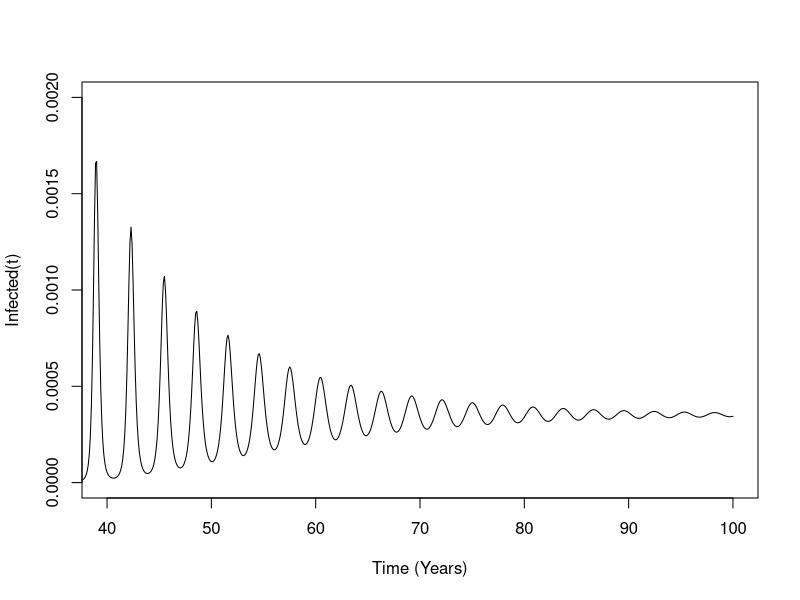
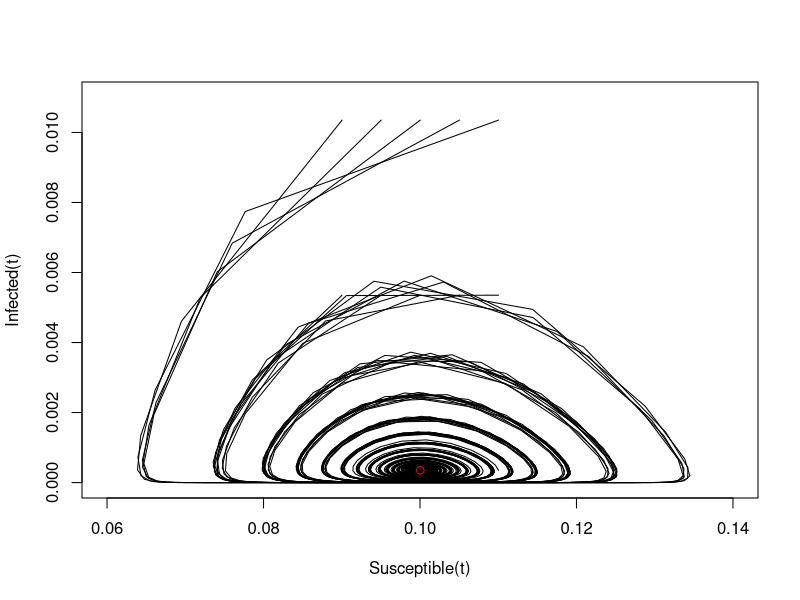
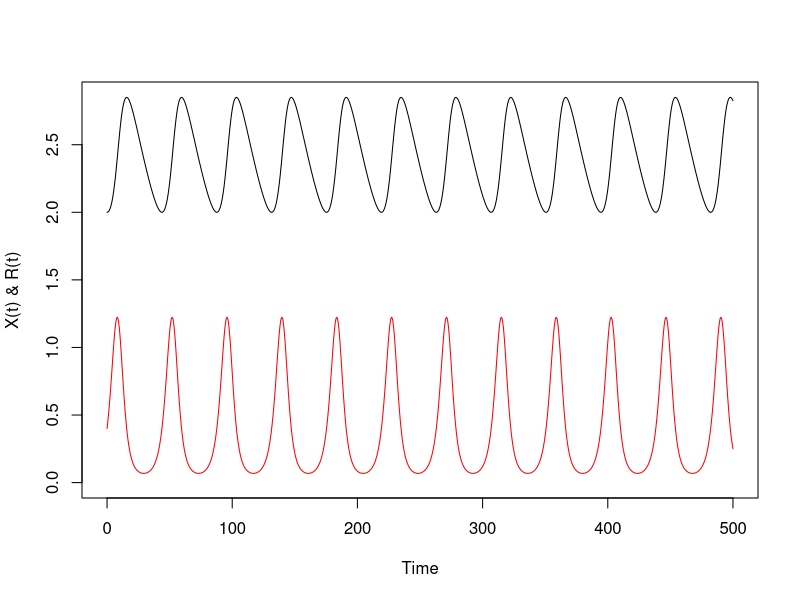

Source code (R) for these figures, in order:
## ---- chunk 1
knitr::opts_chunk$set(echo = TRUE, fig.pos = 'h')
## ---- chunk 2
{
  # Define the parameters
  if(!(require(deSolve))) install.packages("deSolve")

  library(deSolve)
  
  beta = 1.0 * 365
  gamma = 1/10 * 365
  mu = 1/70
  
  R_naught = beta/(gamma+mu)
  
  S_t0 = 0.999
  I_t0 = 1 - S_t0
  R_t0 = 0
  
  # Store in a vector
  inits = c(S_t0, I_t0, R_t0)
  
  # Store parameters in a named list
  params = c(beta = beta,
             gamma = gamma,
             mu = mu)
  
  # ODE SYSTEM FUNCTION
  SIR_ode = function(t, y, params){
    with(as.list(c(y, params)), {
      dydt = rep(0, 3)

      dydt[1] = mu -beta * y[1] * y[2] - mu *y[1]
      dydt[2] = beta * y[1] * y[2] - (gamma+mu) * y[2]
      dydt[3] = gamma * y[2] - mu*y[3]
      
      return(list(dydt))
      
    })
  }
  
  time_ode = seq(0, 100, by = 0.1)
  
  # Run ODE
  out = ode(y = inits, 
            times = time_ode, 
            func = SIR_ode, 
            method="ode45", # Runge-Kutta 4-5 method
            parms = params)
  
  # Object 'out' is a matrix
  # Specify the column names, convert to data frame:
  colnames(out) = c("time", "S", "I", "R")
  out = data.frame(out)
  
  plot(x=NA, 
     y=NA, 
     xlim = c(40, max(time_ode)), 
     ylim = c(0, 0.002),
     xlab = "Time (Years)",
     ylab = "Infected(t)")
  
  # Plot one line at a time:
  lines(out$I ~ out$time, lty = 1, col = "black")
  
  #Hint: you will need to adjust the y-axis limits to adequately visualize the damped oscillations. 
}
## ---- chunk 3

# Hint: Set the ranges of $I(0)$ and $S(0)$ close to their equilibrium values $I^*$ and $S^*$. 
#       You want a slight perturbation away from the equilibrium values
beta = 1.0 * 365
gamma = 1/10 * 365
mu = 1/70

R_naught = beta/(gamma+mu)

S_Equil = (1/R_naught)
I_Equil = (mu/beta)*(R_naught-1)

I_t0_temp = seq(I_Equil-0.01, I_Equil+0.01, length.out=5)
S_t0_temp = seq(S_Equil-0.01, S_Equil+0.01, length.out=5)

S_t0 = 0.999
I_t0 = 1 - S_t0
R_t0 = 0

# Store in a vector
inits = c(S_t0, I_t0, R_t0)

# Store parameters in a named list
params = c(beta = beta,
           gamma = gamma,
           mu = mu)

# ODE SYSTEM FUNCTION
SIR_ode = function(t, y, params){
  with(as.list(c(y, params)), {
    dydt = rep(0, 3)

    dydt[1] = mu -beta * y[1] * y[2] - mu *y[1]
    dydt[2] = beta * y[1] * y[2] - (gamma+mu) * y[2]
    dydt[3] = gamma * y[2] - mu*y[3]
    
    return(list(dydt))
    
  })
}

time_ode = seq(0, 100, by = 0.1)

  
plot(x=NA, 
   y=NA, 
   xlim = c(0.06, 0.14), 
   ylim = c(0, 0.011),
   xlab = "Susceptible(t)",
   ylab = "Infected(t)")

# You can use a nested for loop to get a combinatorial of 
# I_t0_temp and S_t0_temp
for (i in 1:5)
{
  for (j in 1:5)
  {
    S_t0 = S_t0_temp[i]
    I_t0 = I_t0_temp[j]
    
    inits = c(S_t0, I_t0, R_t0)
    
    out = ode(y = inits, 
          times = time_ode, 
          func = SIR_ode, 
          method="ode45", # Runge-Kutta 4-5 method
          parms = params)

    colnames(out) = c("time", "S", "I", "R")
    out = data.frame(out)
    
    lines(out$I ~ out$S, lty = 1, col = "black")
  }
}

points(S_Equil, I_Equil, col="red")

# Plot the equilibrium point using
# points(...)
## ---- chunk 4

# Params:
# b: conversion factor (converts excess energy into reproductive output)
# r: per-capita growth rate of the resource
# rho: capture and consumption rate of resource
# m: maintenance requirement (death and physiological maintenance energy)

b = 0.1
r = 1.2
rho = 0.5
m = 0.2

r_star = m / rho
x_star = r / rho

# Build the jacobian matrix:
J = matrix(0, nrow = 2, ncol = 2)

# Row 1
J[1,1] = b * ((rho * r_star) - m)
J[1,2] = b * x_star * (rho)

# Row 2
J[2,1] = -rho * r_star
J[2,2] = r - (rho * x_star)

# Calculate the eigenvalues:
eigen_vals = eigen(J)

eigen_vals$values[1]
eigen_vals$values[2]

#####
# Real parts: 0
# Imaginary parts: One negative, one positive
# Conclusion: Neutrally stable, sustained ocilations
## ---- chunk 5
X_t0 = 2.0
R_t0 = 0.4

if(!(require(deSolve))) install.packages("deSolve")

library(deSolve)

inits = (c(R_t0, X_t0))

b = 0.1
r = 1.2
rho = 0.5
m = 0.2

params = c(b = b,
           r = r,
           m = m,
           rho = rho)

# ODE SYSTEM FUNCTION
XR_ode = function(t, y, params){
  with(as.list(c(y, params)), {
    dydt = rep(0, 2)

    dydt[1] = (r * y[1]) - (rho * y[2] * y[1])
    dydt[2] = (b * y[2] * (rho * y[1] - m))
    
    return(list(dydt))
    
  })
}

time_ode = seq(0, 500, by = 0.1)

out = ode(y = inits, 
      times = time_ode, 
      func = XR_ode, 
      method="ode45", # Runge-Kutta 4-5 method
      parms = params)

colnames(out) = c("time", "R", "X")
out = data.frame(out)

plot(x=NA, 
   y=NA, 
   xlim = c(0, max(out$time)), 
   ylim = c(0, max(out$X)),
   xlab = "Time",
   ylab = "X(t) & R(t)")

lines(out$X ~ out$time, lty = 1, col = "black")
lines(out$R ~ out$time, lty = 1, col = "red")
